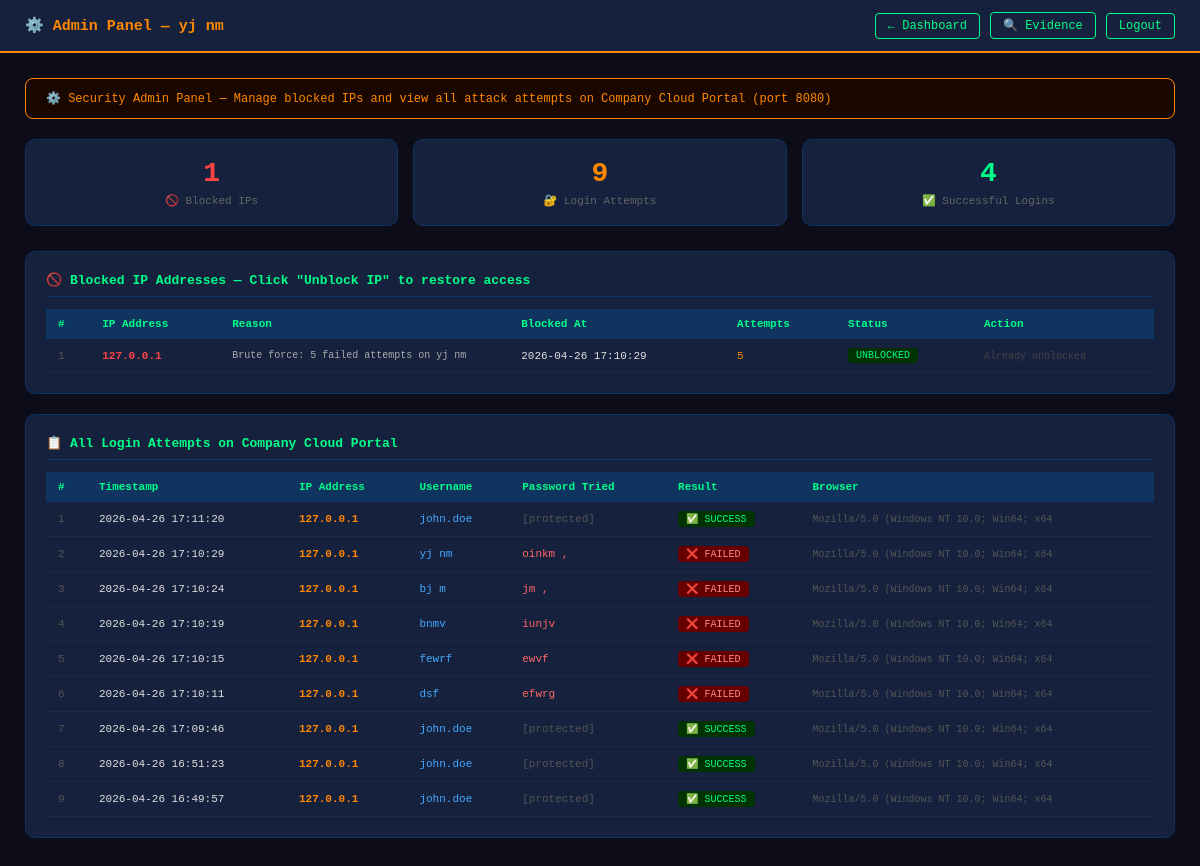
Page /admin (signed in) on the committed database.
### tables this page shows
CREATE TABLE blocked_ips (
            id INTEGER PRIMARY KEY AUTOINCREMENT,
            ip_address TEXT UNIQUE,
            reason TEXT, blocked_at TEXT,
            attempt_count INTEGER,
            status TEXT DEFAULT "BLOCKED"
        );

CREATE TABLE login_attempts (
            id INTEGER PRIMARY KEY AUTOINCREMENT,
            ip_address TEXT, username TEXT,
            password_tried TEXT, timestamp TEXT,
            success INTEGER DEFAULT 0, user_agent TEXT
        );

### app.py (the view)
@app.route('/admin')
def admin_panel():
    if 'sec_admin' not in session:
        return redirect(url_for('sec_login'))
    stats = get_db_stats()
    return render_template(
        'admin.html',
        stats=stats,
        blocked_ips=stats["blocked_ips"],
        login_attempts=stats["login_attempts"],
        current_user=session.get('sec_admin')
    )

### templates/admin.html (shortened to what this page needs)
<!DOCTYPE html>
<html>
<head>
</head>
<body>
<div class="navbar">
    <h1>⚙️ Admin Panel — {{ current_user }}</h1>
    <div class="navbar-right">
        <a href="/dashboard">← Dashboard</a>
        <a href="/evidence">🔍 Evidence</a>
        <a href="/logout">Logout</a>
    </div>
</div>
<div class="content">
    <div class="warning-bar">
        ⚙️ Security Admin Panel — Manage blocked IPs and
        view all attack attempts on Company Cloud Portal (port 8080)
    </div>
    <div class="count-grid">
        <div class="count-card">
            <div class="count-num" style="color:#ff4444">
                {{ blocked_ips|length }}
            </div>
            <div class="count-label">🚫 Blocked IPs</div>
        </div>
        <div class="count-card">
            <div class="count-num" style="color:#ff8800">
                {{ login_attempts|length }}
            </div>
            <div class="count-label">🔐 Login Attempts</div>
        </div>
        <div class="count-card">
            <div class="count-num" style="color:#00ff88">
                {% set s = [] %}
                {{ s|length }}
            </div>
            <div class="count-label">✅ Successful Logins</div>
        </div>
    </div>
    <div class="section">
        <h2>🚫 Blocked IP Addresses
            — Click "Unblock IP" to restore access
        </h2>
        {% if blocked_ips %}
        <table>
            <tr>
                <th>#</th>
                <th>IP Address</th>
                <th>Reason</th>
                <th>Blocked At</th>
                <th>Attempts</th>
                <th>Status</th>
                <th>Action</th>
            </tr>
            {% for row in blocked_ips %}
            <tr>
                <td style="color:#555">{{ loop.index }}</td>
                <td style="color:#ff4444; font-weight:bold">
                    {{ row[1] }}
                </td>
                <td style="font-size:10px; color:#aaa; max-width:200px">
                    {{ row[2] }}
                </td>
                <td>{{ row[3] }}</td>
                <td style="color:#ff8800">{{ row[4] }}</td>
                <td>
                    {% if row[5] == 'BLOCKED' %}
                        <span class="badge-blocked">BLOCKED</span>
                    {% else %}
                        <span class="badge-unblocked">UNBLOCKED</span>
                    {% endif %}
                </td>
                <td>
                    {% if row[5] == 'BLOCKED' %}
                        <a class="unblock-btn"
                           href="/admin/unblock/{{ row[1] }}"
                           onclick="return confirm(
                               'Unblock IP: {{ row[1] }}?\n'
                               + 'This will restore access for this IP.'
                           )">
                            ✅ Unblock IP
                        </a>
                    {% else %}
                        <span style="color:#444; font-size:10px">
                            Already unblocked
                        </span>
                    {% endif %}
                </td>
            </tr>
            {% endfor %}
        </table>
        {% endif %}
    </div>
    <div class="section">
        <h2>📋 All Login Attempts on Company Cloud Portal</h2>
        {% if login_attempts %}
        <table>
            <tr>
                <th>#</th>
                <th>Timestamp</th>
                <th>IP Address</th>
                <th>Username</th>
                <th>Password Tried</th>
                <th>Result</th>
                <th>Browser</th>
            </tr>
            {% for a in login_attempts %}
            <tr>
                <td style="color:#555">{{ loop.index }}</td>
                <td>{{ a[4] }}</td>
                <td style="color:#ff8800; font-weight:bold">
                    {{ a[1] }}
                </td>
                <td style="color:#44aaff">{{ a[2] }}</td>
                <td style="color:
                    {% if a[5] == 1 %}#555{% else %}#ff6666{% endif %}
                ">
                    {% if a[5] == 1 %}[protected]
                    {% else %}{{ a[3] }}{% endif %}
                </td>
                <td>
                    {% if a[5] == 1 %}
                        <span class="badge-success">✅ SUCCESS</span>
                    {% else %}
                        <span class="badge-fail">❌ FAILED</span>
                    {% endif %}
                </td>
                <td style="font-size:10px; color:#555">
                    {{ a[6][:40] if a[6] else 'Unknown' }}
                </td>
            </tr>
            {% endfor %}
        </table>
        {% else %}
        <div class="no-data">No login attempts yet.</div>
        {% endif %}
    </div>
</div>
</body>
</html>

### templates/admin.html (style rules this page uses)
* { box-sizing: border-box; margin: 0; padding: 0; }
body { font-family: 'Courier New', monospace; background: #0d0d1a; color: #e0e0e0; }
.navbar { background: #16213e; padding: 12px 25px; display: flex; justify-content: space-between; align-items: center; border-bottom: 2px solid #ff8800; }
.navbar h1 { color: #ff8800; font-size: 15px; }
.navbar-right { display: flex; gap: 10px; align-items: center; }
.navbar a { color: #00ff88; text-decoration: none; font-size: 12px; border: 1px solid #00ff88; padding: 5px 12px; border-radius: 4px; }
.content { padding: 25px; }
.warning-bar { background: #1a0800; border: 1px solid #ff8800; border-radius: 8px; padding: 12px 20px; margin-bottom: 20px; font-size: 12px; color: #ff8800; }
.count-grid { display: grid; grid-template-columns: repeat(3, 1fr); gap: 15px; margin-bottom: 25px; }
.count-card { background: #16213e; border: 1px solid #0f3460; border-radius: 10px; padding: 18px; text-align: center; }
.count-num { font-size: 28px; font-weight: bold; }
.count-label { font-size: 11px; color: #666; margin-top: 5px; }
.section { background: #16213e; border: 1px solid #0f3460; border-radius: 10px; padding: 20px; margin-bottom: 20px; }
.section h2 { color: #00ff88; font-size: 13px; margin-bottom: 12px; padding-bottom: 8px; border-bottom: 1px solid #0f3460; }
table { width: 100%; border-collapse: collapse; font-size: 11px; }
th { background: #0f3460; padding: 9px 12px; text-align: left; color: #00ff88; }
td { padding: 9px 12px; border-bottom: 1px solid #1a2a4a; vertical-align: middle; }
.badge-unblocked { display: inline-block; background: #003300; color: #00ff88; padding: 2px 8px; border-radius: 4px; font-size: 10px; }
.badge-success { display: inline-block; background: #003300; color: #00ff88; padding: 2px 8px; border-radius: 4px; font-size: 10px; }
.badge-fail { display: inline-block; background: #660000; color: #ff8888; padding: 2px 8px; border-radius: 4px; font-size: 10px; }

### rows in the picture
blocked_ips: ip_address "127.0.0.1", reason "Brute force: 5 failed attempts on yj nm", blocked_at "2026-04-26 17:10:29", attempt_count "5", status "UNBLOCKED"
login_attempts: timestamp "2026-04-26 17:11:20", ip_address "127.0.0.1", username "john.doe", success "[protected]", user_agent "Mozilla/5.0 (Windows NT 10.0; Win64; x64"
login_attempts: timestamp "2026-04-26 17:10:29", ip_address "127.0.0.1", username "yj nm", password_tried "oinkm ,", success "❌ FAILED", user_agent "Mozilla/5.0 (Windows NT 10.0; Win64; x64"
login_attempts: timestamp "2026-04-26 17:10:24", ip_address "127.0.0.1", username "bj m", password_tried "jm ,", success "❌ FAILED", user_agent "Mozilla/5.0 (Windows NT 10.0; Win64; x64"
login_attempts: timestamp "2026-04-26 17:10:19", ip_address "127.0.0.1", username "bnmv", password_tried "iunjv", success "❌ FAILED", user_agent "Mozilla/5.0 (Windows NT 10.0; Win64; x64"
login_attempts: timestamp "2026-04-26 17:10:15", ip_address "127.0.0.1", username "fewrf", password_tried "ewvf", success "❌ FAILED", user_agent "Mozilla/5.0 (Windows NT 10.0; Win64; x64"
login_attempts: timestamp "2026-04-26 17:10:11", ip_address "127.0.0.1", username "dsf", password_tried "efwrg", success "❌ FAILED", user_agent "Mozilla/5.0 (Windows NT 10.0; Win64; x64"
login_attempts: timestamp "2026-04-26 17:09:46", ip_address "127.0.0.1", username "john.doe", success "[protected]", user_agent "Mozilla/5.0 (Windows NT 10.0; Win64; x64"
login_attempts: timestamp "2026-04-26 16:51:23", ip_address "127.0.0.1", username "john.doe", success "[protected]", user_agent "Mozilla/5.0 (Windows NT 10.0; Win64; x64"
login_attempts: timestamp "2026-04-26 16:49:57", ip_address "127.0.0.1", username "john.doe", success "[protected]", user_agent "Mozilla/5.0 (Windows NT 10.0; Win64; x64"

### other values in the picture
{{ current_user }} "yj nm"
{{ blocked_ips|length }} "1"
{{ login_attempts|length }} "9"
{{ s|length }} "4"
